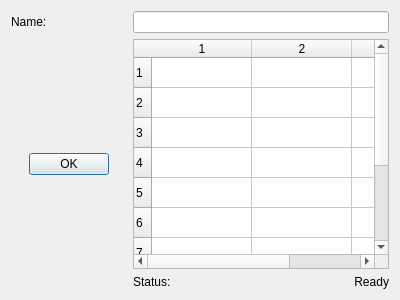
<?xml version="1.0" encoding="UTF-8"?>
<ui version="4.0">
 <class>GridDialog</class>
 <widget class="QDialog" name="GridDialog">
  <property name="geometry">
   <rect>
    <x>0</x>
    <y>0</y>
    <width>400</width>
    <height>300</height>
   </rect>
  </property>
  <property name="windowTitle">
   <string>Grid spans</string>
  </property>
  <layout class="QGridLayout" name="gridLayout">
   <item row="0" column="0">
    <widget class="QLabel" name="label_1">
     <property name="text">
      <string>Name:</string>
     </property>
    </widget>
   </item>
   <item row="0" column="1" colspan="2">
    <widget class="QLineEdit" name="lineEdit_1"/>
   </item>
   <item row="1" column="0" rowspan="2" alignment="Qt::AlignHCenter|Qt::AlignVCenter">
    <widget class="QPushButton" name="pushButton_1">
     <property name="text">
      <string>OK</string>
     </property>
    </widget>
   </item>
   <item row="1" column="1" colspan="2">
    <widget class="QTableWidget" name="tableWidget_1">
     <property name="rowCount">
      <number>10</number>
     </property>
     <property name="columnCount">
      <number>3</number>
     </property>
    </widget>
   </item>
   <item row="2" column="1">
    <widget class="QLabel" name="label_2">
     <property name="text">
      <string>Status:</string>
     </property>
    </widget>
   </item>
   <item row="2" column="2">
    <widget class="QLabel" name="label_3">
     <property name="text">
      <string>Ready</string>
     </property>
     <property name="alignment">
      <set>Qt::AlignmentFlag::AlignRight|Qt::AlignmentFlag::AlignVCenter</set>
     </property>
    </widget>
   </item>
  </layout>
 </widget>
</ui>
